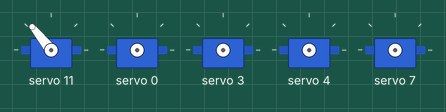
A sketch run on a simulated Arduino Uno, built with avr-gcc and run on an emulated ATmega328P. Shown: 5 × servo.

Above: at 0.05 s.
At 1.0 s:
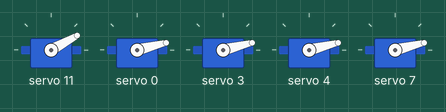
At 2.0 s:
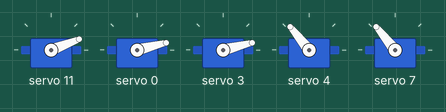
At 2.9 s:
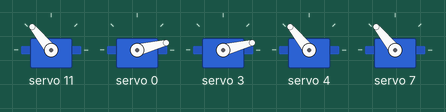
At 4.0 s:
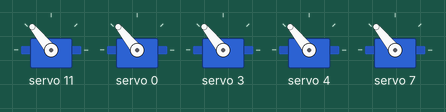
Timing chart, 0 to 5.2 s (numbered marks = the images above):
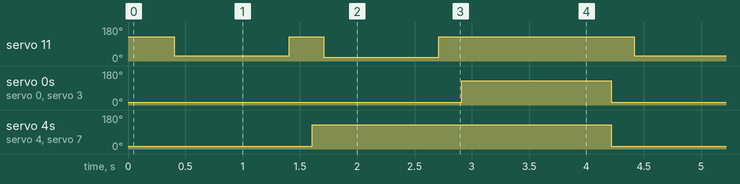

Measured:
- by itself, servo 11: repeats every 4.0 s: 129° 0.30 s, 21° 1.0 s, 129° 1.7 s, 29° 1.0 s
- by itself, servo 0, servo 3: alternates 129° for 1.3 s and 14° for 2.7 s
- by itself, servo 4, servo 7: alternates 129° for 2.6 s and 14° for 1.4 s

The sketch:

rock_scissors_paper.ino
```cpp
#include <PCA9685.h>     //PCA9685用ヘッダーファイル
PCA9685 pwm = PCA9685(0x40);    //PCA9685のアドレス指定（アドレスジャンパ未接続時）

#define SERVOMIN 150            //最小パルス幅 (GWS Micro2BBMG)
#define SERVOMAX 500            //最大パルス幅 (GWS Micro2BBMG)
#define LITTLE_FINGER_CH 0
#define RING_FINGER_CH 3
#define MIDDLE_FINGER_CH 4
#define INDEX_FINGER_CH 7
#define THUMB_CH 11
#define THUMB_BASE_CH 8

void setup() {
 pwm.begin();                   //初期設定 (アドレス0x40用)
 pwm.setPWMFreq(50);            //PWM周期を50Hzに設定 (アドレス0x40用)
}

int n=160;

void loop() {
  rock();
  delay(1000);
  scissors();
  delay(1000);
  paper();
  delay(1000);

}

void servo_write(int ch, int ang){ //動かすサーボチャンネルと角度を指定
  ang = map(ang, 0, 180, SERVOMIN, SERVOMAX); //角度（0～180）をPWMのパルス幅（150～500）に変換
  pwm.setPWM(ch, 0, ang);
}

void finger_test(){
  servo_write(LITTLE_FINGER_CH, n);
  servo_write(RING_FINGER_CH, n);
  servo_write(MIDDLE_FINGER_CH, n);
  servo_write(INDEX_FINGER_CH, n);

  n=n-10;
  if(n<=10){
    n=160;
  }
  delay(500);
}

void rock(){
  n = 10;
  servo_write(THUMB_CH, 160);
  delay(200);
  servo_write(LITTLE_FINGER_CH, 10);
  servo_write(RING_FINGER_CH, 10);
  servo_write(MIDDLE_FINGER_CH, 10);
  servo_write(INDEX_FINGER_CH, 10);
  delay(200);
  servo_write(THUMB_CH, 30);
}

void scissors(){
  servo_write(THUMB_CH, 160);
  delay(200);
  servo_write(LITTLE_FINGER_CH, 10);
  servo_write(RING_FINGER_CH, 10);
  servo_write(MIDDLE_FINGER_CH, 160);
  servo_write(INDEX_FINGER_CH, 160);
  delay(100);
  servo_write(THUMB_CH, 20);
}

void paper(){
  servo_write(THUMB_CH, 160);
  delay(200);
  servo_write(LITTLE_FINGER_CH, 160);
  servo_write(RING_FINGER_CH, 160);
  servo_write(MIDDLE_FINGER_CH, 160);
  servo_write(INDEX_FINGER_CH, 160);
  delay(100);
  //servo_write(THUMB_BASE_CH, 160);
}
```
